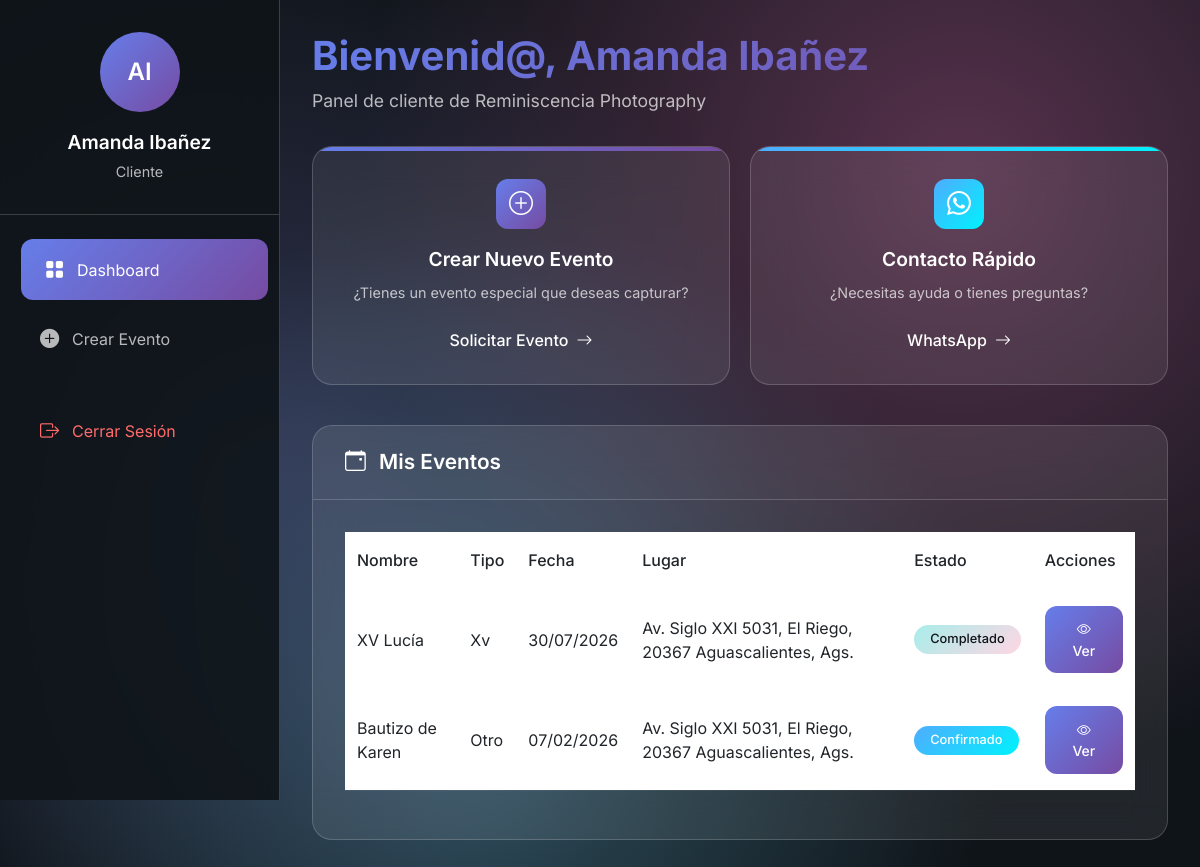
/cliente/dashboard.php (signed in), run on the app's committed database.
### tables this page shows
CREATE TABLE `usuarios` (
  `id` int(11) NOT NULL,
  `nombre` varchar(100) NOT NULL,
  `email` varchar(100) NOT NULL,
  `telefono` varchar(20) DEFAULT NULL,
  `password` varchar(255) NOT NULL,
  `rol` enum('admin','colaborador','cliente') NOT NULL,
  `tipo_colaborador` enum('fotografo','videografo','auxiliar','') DEFAULT NULL,
  `rango_colaborador` enum('I','II','III','') DEFAULT NULL,
  `fecha_registro` datetime DEFAULT current_timestamp(),
  `activo` tinyint(1) DEFAULT 1,
  `foto_id` varchar(255) DEFAULT NULL,
  `cv_path` varchar(255) DEFAULT NULL COMMENT 'Ruta del CV del colaborador',
  `portfolio_path` varchar(255) DEFAULT NULL COMMENT 'Ruta del portafolio del colaborador'
);

CREATE TABLE `eventos` (
  `id` int(11) NOT NULL,
  `titulo` varchar(255) NOT NULL,
  `cliente_id` int(11) NOT NULL,
  `colaborador_id` int(11) DEFAULT NULL,
  `nombre` varchar(100) NOT NULL,
  `tipo` varchar(50) NOT NULL,
  `fecha_evento` date NOT NULL,
  `hora_inicio` time NOT NULL,
  `hora_fin` time DEFAULT NULL,
  `lugar` varchar(100) NOT NULL,
  `descripcion` text DEFAULT NULL,
  `personas_estimadas` int(11) DEFAULT NULL,
  `estado` enum('pendiente','confirmado','cancelado','completado') DEFAULT 'pendiente',
  `fecha_creacion` datetime DEFAULT current_timestamp(),
  `fecha_modificacion` timestamp NULL DEFAULT NULL
);

### cliente/dashboard.php (the view, shortened to what this page needs)
<?php
require_once(__DIR__ . '/../includes/config.php');
$user_id = $_SESSION['user_id'];
try {
    $stmt = $conn->prepare("SELECT * FROM usuarios WHERE id = :id");
    $stmt->bindParam(':id', $user_id);
    $stmt->execute();
    $cliente = $stmt->fetch(PDO::FETCH_ASSOC);
    $stmt = $conn->prepare("SELECT * FROM eventos WHERE cliente_id = :cliente_id ORDER BY fecha_evento DESC");
    $stmt->bindParam(':cliente_id', $user_id);
    $stmt->execute();
    $eventos = $stmt->fetchAll(PDO::FETCH_ASSOC);
} catch(PDOException $e) {
    $error = "Error al obtener datos: " . $e->getMessage();
}
?>
<!DOCTYPE html>
<html lang="es">
<head>
  <link href="https://cdn.jsdelivr.net/npm/bootstrap@5.3.0/dist/css/bootstrap.min.css" rel="stylesheet">
  <link rel="stylesheet" href="https://cdn.jsdelivr.net/npm/bootstrap-icons@1.11.1/font/bootstrap-icons.css">
</head>
<body>
  <nav class="sidebar" id="sidebar">
    <div class="sidebar-header">
      <div class="client-avatar">
        <?php
          $nombres = explode(' ', $cliente['nombre']);
          $iniciales = '';
          foreach ($nombres as $nombre) {
            $iniciales .= strtoupper(substr($nombre, 0, 1));
          }
          echo substr($iniciales, 0, 2);
        ?>
      </div>
      <div class="client-name"><?php echo htmlspecialchars($cliente['nombre']); ?></div>
      <div class="client-role">Cliente</div>
    </div>
    <div class="nav-menu">
      <div class="nav-item">
        <a href="dashboard.php" class="nav-link active">
          <i class="bi bi-grid-fill"></i>
          <span>Dashboard</span>
        </a>
      </div>
      <div class="nav-item">
        <a href="crear_evento.php" class="nav-link">
          <i class="bi bi-plus-circle-fill"></i>
          <span>Crear Evento</span>
        </a>
      </div>
      <div class="nav-item" style="margin-top: 2rem;">
        <a href="/logout.php" class="nav-link" style="color: #ff6b6b;">
          <i class="bi bi-box-arrow-right"></i>
          <span>Cerrar Sesión</span>
        </a>
      </div>
    </div>
  </nav>
  <main class="main-content">
    <div class="header">
      <h1>Bienvenid@, <?php echo htmlspecialchars($cliente['nombre']); ?></h1>
      <p>Panel de cliente de Reminiscencia Photography</p>
    </div>
    <div class="stats-grid">
      <div class="stat-card" onclick="window.location.href='crear_evento.php'">
        <div class="stat-icon">
          <i class="bi bi-plus-circle"></i>
        </div>
        <div class="stat-title">Crear Nuevo Evento</div>
        <div class="stat-text">¿Tienes un evento especial que deseas capturar?</div>
        <a href="crear_evento.php" class="stat-link">
          Solicitar Evento <i class="bi bi-arrow-right"></i>
        </a>
      </div>
      <div class="stat-card success" onclick="window.open('https://wa.me/524491543138', '_blank')">
        <div class="stat-icon">
          <i class="bi bi-whatsapp"></i>
        </div>
        <div class="stat-title">Contacto Rápido</div>
        <div class="stat-text">¿Necesitas ayuda o tienes preguntas?</div>
        <a href="https://wa.me/524491543138" class="stat-link" target="_blank">
          WhatsApp <i class="bi bi-arrow-right"></i>
        </a>
      </div>
    </div>
    <div class="card">
      <div class="card-header">
        <h3 class="card-title text-white">
          <i class="bi bi-calendar-event me-2 text-white"></i>
          Mis Eventos
        </h3>
      </div>
      <div class="card-body">
        <?php if (count($eventos) > 0): ?>
          <div class="table-responsive">
            <table class="table">
              <thead>
                <tr>
                  <th class="text-dark">Nombre</th>
                  <th class="text-dark">Tipo</th>
                  <th class="text-dark">Fecha</th>
                  <th class="text-dark">Lugar</th>
                  <th class="text-dark">Estado</th>
                  <th class="text-dark">Acciones</th>
                </tr>
              </thead>
              <tbody>
                <?php foreach ($eventos as $evento): ?>
                  <tr>
                    <td><?php echo htmlspecialchars($evento['nombre']); ?></td>
                    <td><?php echo ucfirst($evento['tipo']); ?></td>
                    <td><?php echo date('d/m/Y', strtotime($evento['fecha_evento'])); ?></td>
                    <td><?php echo htmlspecialchars($evento['lugar']); ?></td>
                    <td>
                      <span class="badge bg-<?php
                        switch($evento['estado']) {
                          case 'confirmado': echo 'success'; break;
                          case 'completado': echo 'info'; break;
                        }
                      ?>">
                        <?php echo ucfirst($evento['estado']); ?>
                      </span>
                    </td>
                    <td>
                      <a href="detalles_evento.php?id=<?php echo $evento['id']; ?>" class="btn btn-primary btn-sm">
                        <i class="bi bi-eye"></i> Ver
                      </a>
                    </td>
                  </tr>
                <?php endforeach; ?>
              </tbody>
            </table>
          </div>
        <?php endif; ?>
      </div>
    </div>
  </main>
</body>
</html>

### data on the page
usuarios: nombre "Amanda Ibañez"
eventos: nombre "XV Lucía", tipo "Xv", fecha_evento "30/07/2026", lugar "Av. Siglo XXI 5031, El Riego, 20367 Aguascalientes, Ags.", estado "Completado"
eventos: nombre "Bautizo de Karen", tipo "Otro", fecha_evento "07/02/2026", lugar "Av. Siglo XXI 5031, El Riego, 20367 Aguascalientes, Ags.", estado "Confirmado"

### other printed values
substr($iniciales, 0, 2) "AI"
